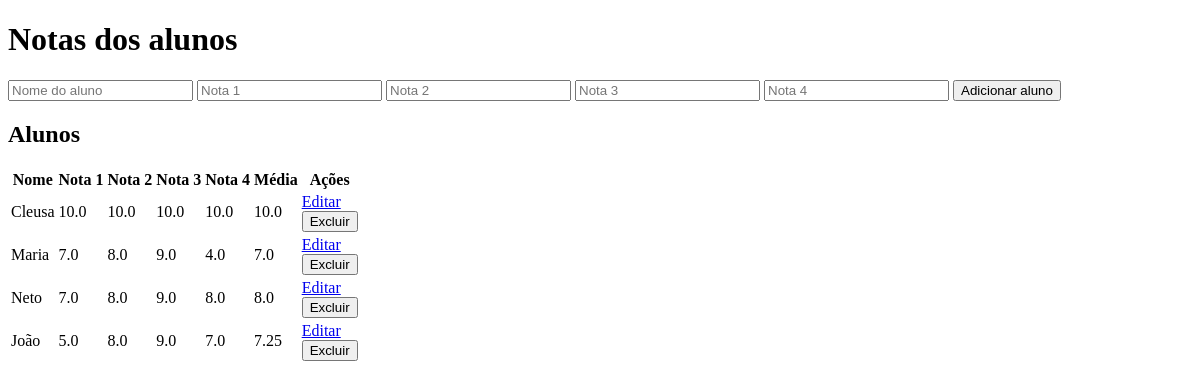
Before: / with the older database file.
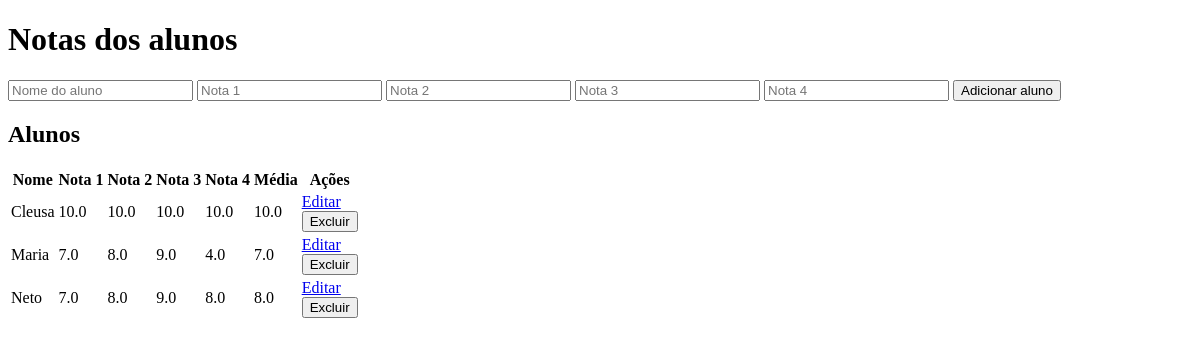
After: the same page with the newer database file.
### app.py (models this page shows, shortened)
class Student(db.Model):
    id = db.Column(db.Integer, primary_key=True)
    name = db.Column(db.String(50), nullable=False)
    grade1 = db.Column(db.Float, nullable=False)
    grade2 = db.Column(db.Float, nullable=False)
    grade3 = db.Column(db.Float, nullable=False)
    grade4 = db.Column(db.Float, nullable=False)

### app.py (the view, shortened to what this page needs)
@app.route('/', methods=['GET', 'POST'])
def index():
    students = Student.query.all()
    return render_template('index.html', students=students)

### templates/index.html (shortened to what this page needs)
<!DOCTYPE html>
<html>
<head>
</head>
<body>
    <h1>Notas dos alunos</h1>
    <form method="POST">
        <input type="text" name="name" placeholder="Nome do aluno" required>
        <input type="number" name="grade1" placeholder="Nota 1" required>
        <input type="number" name="grade2" placeholder="Nota 2" required>
        <input type="number" name="grade3" placeholder="Nota 3" required>
        <input type="number" name="grade4" placeholder="Nota 4" required>
        <input type="submit" value="Adicionar aluno">
    </form>
    <h2>Alunos</h2>
<table>
    <tr>
        <th>Nome</th>
        <th>Nota 1</th>
        <th>Nota 2</th>
        <th>Nota 3</th>
        <th>Nota 4</th>
        <th>Média</th>
        <th>Ações</th>
    </tr>
    {% for student in students %}
    <tr>
        <td>{{ student.name }}</td>
        <td>{{ student.grade1 }}</td>
        <td>{{ student.grade2 }}</td>
        <td>{{ student.grade3 }}</td>
        <td>{{ student.grade4 }}</td>
        <td>{{ (student.grade1 + student.grade2 + student.grade3 + student.grade4) / 4 }}</td>
        <td>
            <a href="{{ url_for('edit', id=student.id) }}">Editar</a>
            <form method="POST" action="{{ url_for('delete', id=student.id) }}">
                <input type="submit" value="Excluir">
            </form>
        </td>
    </tr>
    {% endfor %}
</table>
</body>
</html>

Changed rows visible on the page:
removed Student: name "João", grade1 "5.0", grade2 "8.0", grade3 "9.0", grade4 "7.0", grade1+grade2+grade3 "7.25"
